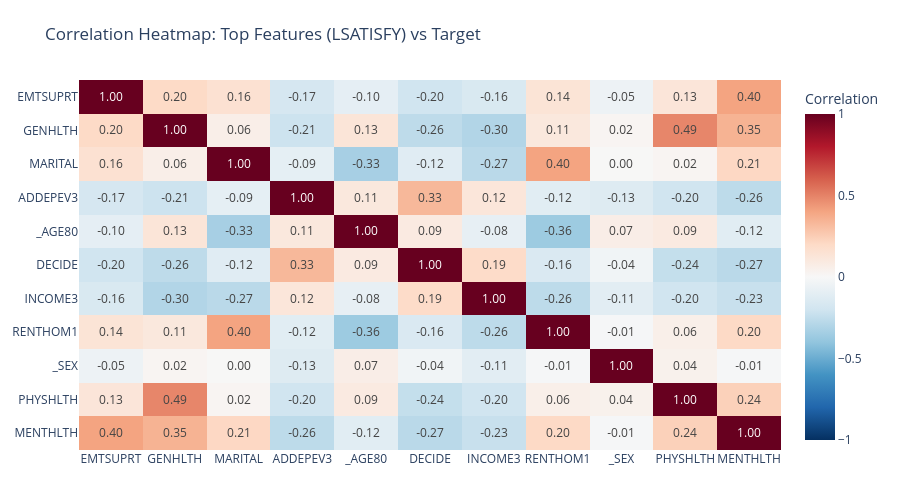

Source (notebook cell):
### Code cell
# ============================================================
# 4.b Correlation Heatmap of Top Features [LSATISFY] -- TOP 10
# ============================================================

# Use the top features identified for LSATISFY
top_features = LSATISFY_top_features[:10]
corr_data = X[top_features].copy()
corr_data[target] = y_.values
corr_matrix = corr_data.corr()

fig4b = px.imshow(
    corr_matrix,
    text_auto=".2f",
    aspect="auto",
    title=f"Correlation Heatmap: Top Features ({target_}) vs Target",
    labels={"color": "Correlation", "variable": "", "y": ""},
    color_continuous_scale="RdBu_r",
    zmin=-1,
    zmax=1
)

# Make it responsive and take up full available space
fig4b.update_layout(
    autosize=False,          # Automatically size to container
    height=500,             # You can adjust this as needed
    width=None,             # Let it stretch horizontally
    font=dict(size=12),     # Slightly larger font for readability
    margin=dict(l=50, r=50, t=80, b=50)  # Reduce margins to maximize plot area
)

# Show with responsive config
fig4b.show(config={'responsive': True})

# Save HTML (still with responsive layout)
fig4b.write_html(
    f"plots/4-b_correlation_heatmap_{target_}.html",
    include_plotlyjs='cdn',
    config={'responsive': True}
)

### Figure 1 — Plotly figure (JSON) as saved in the notebook; plotly's stock layout.template omitted (floating-point values rounded to 4 significant figures)
{"data": [{"coloraxis": "coloraxis", "hovertemplate": "x: %{x}<br>y: %{y}<br>Correlation: %{z}<extra></extra>", "name": "0", "texttemplate": "%{z:.2f}", "type": "heatmap", "x": ["EMTSUPRT", "GENHLTH", "MARITAL", "ADDEPEV3", "_AGE80", "DECIDE", "INCOME3", "RENTHOM1", "_SEX", "PHYSHLTH", "MENTHLTH"], "xaxis": "x", "y": ["EMTSUPRT", "GENHLTH", "MARITAL", "ADDEPEV3", "_AGE80", "DECIDE", "INCOME3", "RENTHOM1", "_SEX", "PHYSHLTH", "MENTHLTH"], "yaxis": "y", "z": [[1.0, 0.1996, 0.1556, -0.1731, -0.0967, -0.201, -0.1581, 0.1389, -0.05248, 0.1255, 0.4024], [0.1996, 1.0, 0.06297, -0.2114, 0.1306, -0.2614, -0.2983, 0.1063, 0.02203, 0.4899, 0.3494], [0.1556, 0.06297, 1.0, -0.09348, -0.3346, -0.1202, -0.2745, 0.4027, 0.00339, 0.01912, 0.21], [-0.1731, -0.2114, -0.09348, 1.0, 0.1086, 0.3301, 0.1227, -0.1153, -0.1335, -0.198, -0.264], [-0.0967, 0.1306, -0.3346, 0.1086, 1.0, 0.09315, -0.08397, -0.3641, 0.06819, 0.09361, -0.1165], [-0.201, -0.2614, -0.1202, 0.3301, 0.09315, 1.0, 0.1917, -0.155, -0.03587, -0.2404, -0.274], [-0.1581, -0.2983, -0.2745, 0.1227, -0.08397, 0.1917, 1.0, -0.2643, -0.108, -0.1983, -0.2295], [0.1389, 0.1063, 0.4027, -0.1153, -0.3641, -0.155, -0.2643, 1.0, -0.01027, 0.05766, 0.2021], [-0.05248, 0.02203, 0.00339, -0.1335, 0.06819, -0.03587, -0.108, -0.01027, 1.0, 0.04444, -0.01047], [0.1255, 0.4899, 0.01912, -0.198, 0.09361, -0.2404, -0.1983, 0.05766, 0.04444, 1.0, 0.238], [0.4024, 0.3494, 0.21, -0.264, -0.1165, -0.274, -0.2295, 0.2021, -0.01047, 0.238, 1.0]]}], "layout": {"autosize": false, "coloraxis": {"cmax": 1, "cmin": -1, "colorbar": {"title": {"text": "Correlation"}}, "colorscale": [[0, "rgb(5,48,97)"], [0.1, "rgb(33,102,172)"], [0.2, "rgb(67,147,195)"], [0.3, "rgb(146,197,222)"], [0.4, "rgb(209,229,240)"], [0.5, "rgb(247,247,247)"], [0.6, "rgb(253,219,199)"], [0.7, "rgb(244,165,130)"], [0.8, "rgb(214,96,77)"], [0.9, "rgb(178,24,43)"], [1, "rgb(103,0,31)"]]}, "font": {"size": 12}, "height": 500, "margin": {"b": 50, "l": 50, "r": 50, "t": 80}, "title": {"text": "Correlation Heatmap: Top Features (LSATISFY) vs Target"}, "xaxis": {"anchor": "y", "domain": [0, 1]}, "yaxis": {"anchor": "x", "autorange": "reversed", "domain": [0, 1]}}}
